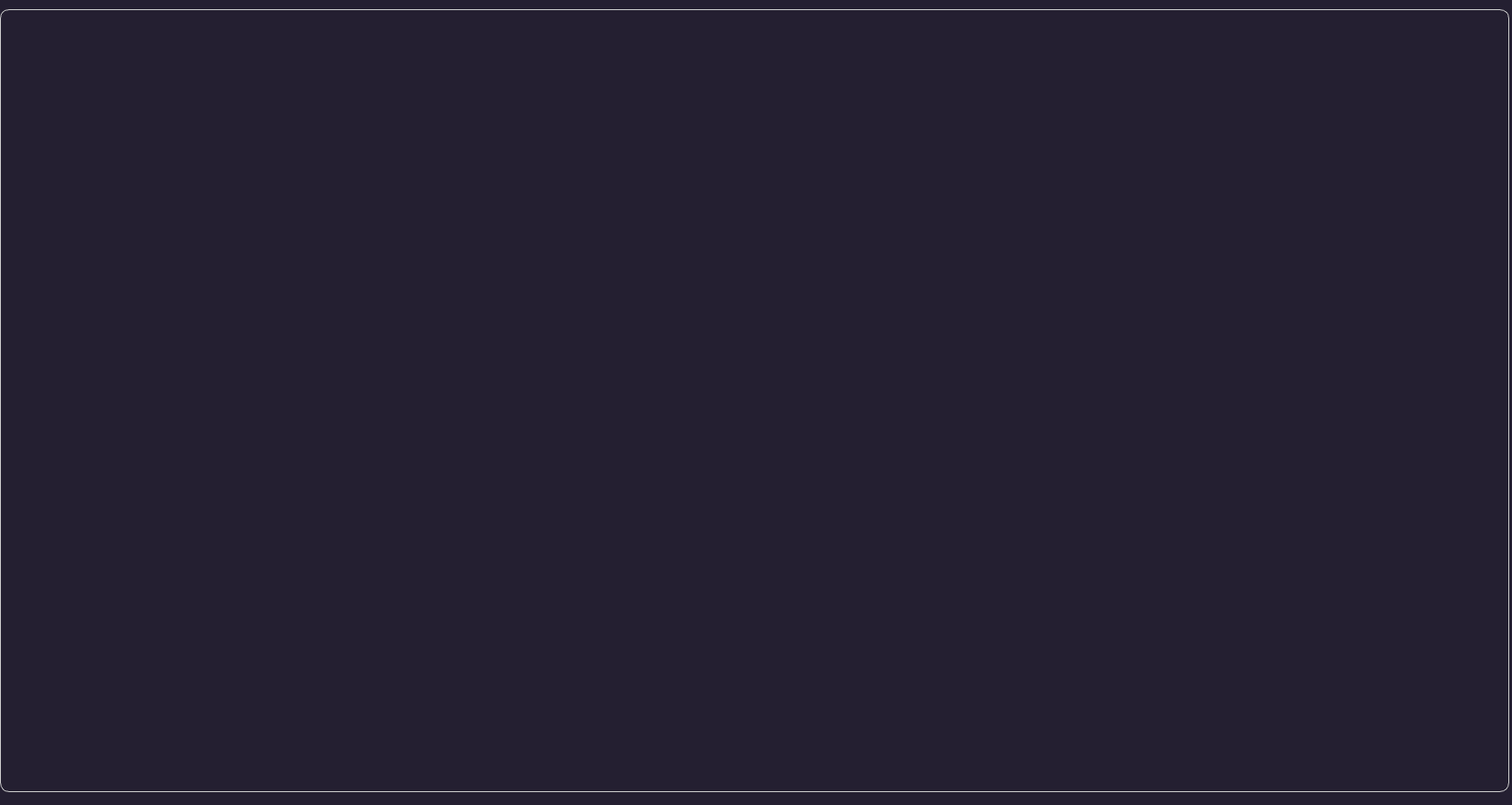
<?xml version="1.0" encoding="UTF-8"?>
<ui version="4.0">
 <class>time_management</class>
 <widget class="QWidget" name="time_management">
  <property name="geometry">
   <rect>
    <x>0</x>
    <y>0</y>
    <width>1644</width>
    <height>875</height>
   </rect>
  </property>
  <property name="windowTitle">
   <string>Form</string>
  </property>
  <property name="styleSheet">
   <string notr="true">QWidget{
background-color:rgb(36, 31, 49);
color:rgb(255, 255, 255);
font-size:15px
}
            QPushButton {
                background-color: rgb(61, 56, 70);
                color:rgb(255, 255, 255);
                border: none;
                padding: 8px 16px;
                border-radius: 4px;
					font-size:20px
            }
            QPushButton:hover {
                background-color:rgb(192, 191, 188);
					color:black;
            }
QPushButton:disabled {
    background-color: rgb(222, 221, 218); /* Change the disabled color as desired */
}
QToolButton:pressed {
    background-color: rgb(153, 193, 241);  /* Change the pressed color as desired */
}
            QToolButton {
                background-color: rgb(53, 132, 228);
                color:black;
                border: none;
                padding: 8px 16px;
                border-radius: 4px;
            }
            QToolButton:hover {
                background-color:rgb(246, 245, 244);
					color:black;
            }
QToolButton:disabled {
    background-color: rgb(222, 221, 218); /* Change the disabled color as desired */
}
QPushButton:pressed {
    background-color: rgb(153, 193, 241);  /* Change the pressed color as desired */
}
QTableView {
    background-color: transparent; /* Make the background transparent */
    border: 1px solid #CCCCCC; /* Add a subtle border */
    border-radius: 10px; /* Round the corners */
    gridline-color: transparent; /* Make grid lines transparent */
    selection-background-color: #007ACC; /* Selection background color */
    selection-color: #FFFFFF; /* Selection text color */
    alternate-background-color: #F0F0F0; /* Alternate row background color */
    box-shadow: 0px 2px 8px rgba(0, 0, 0, 0.2); /* Add shadow */
}

QHeaderView::section {
	  font-weight: bold;
	background-color: rgb(36, 31, 49);
    color: rgb(255, 255, 255); /* Header text color */
    padding: 6px; /* Add padding to header sections */
    border: none; /* Remove border */
    border-radius: 5px; /* Round the header corners */
}

QTableView::item {
    padding: 8px; /* Add padding to table items */
}



</string>
  </property>
  <widget class="QTableView" name="tableView">
   <property name="geometry">
    <rect>
     <x>0</x>
     <y>10</y>
     <width>1641</width>
     <height>851</height>
    </rect>
   </property>
   <property name="styleSheet">
    <string notr="true"/>
   </property>
   <attribute name="horizontalHeaderDefaultSectionSize">
    <number>200</number>
   </attribute>
   <attribute name="horizontalHeaderStretchLastSection">
    <bool>true</bool>
   </attribute>
   <attribute name="verticalHeaderVisible">
    <bool>false</bool>
   </attribute>
   <attribute name="verticalHeaderDefaultSectionSize">
    <number>100</number>
   </attribute>
  </widget>
 </widget>
 <resources/>
 <connections/>
</ui>
